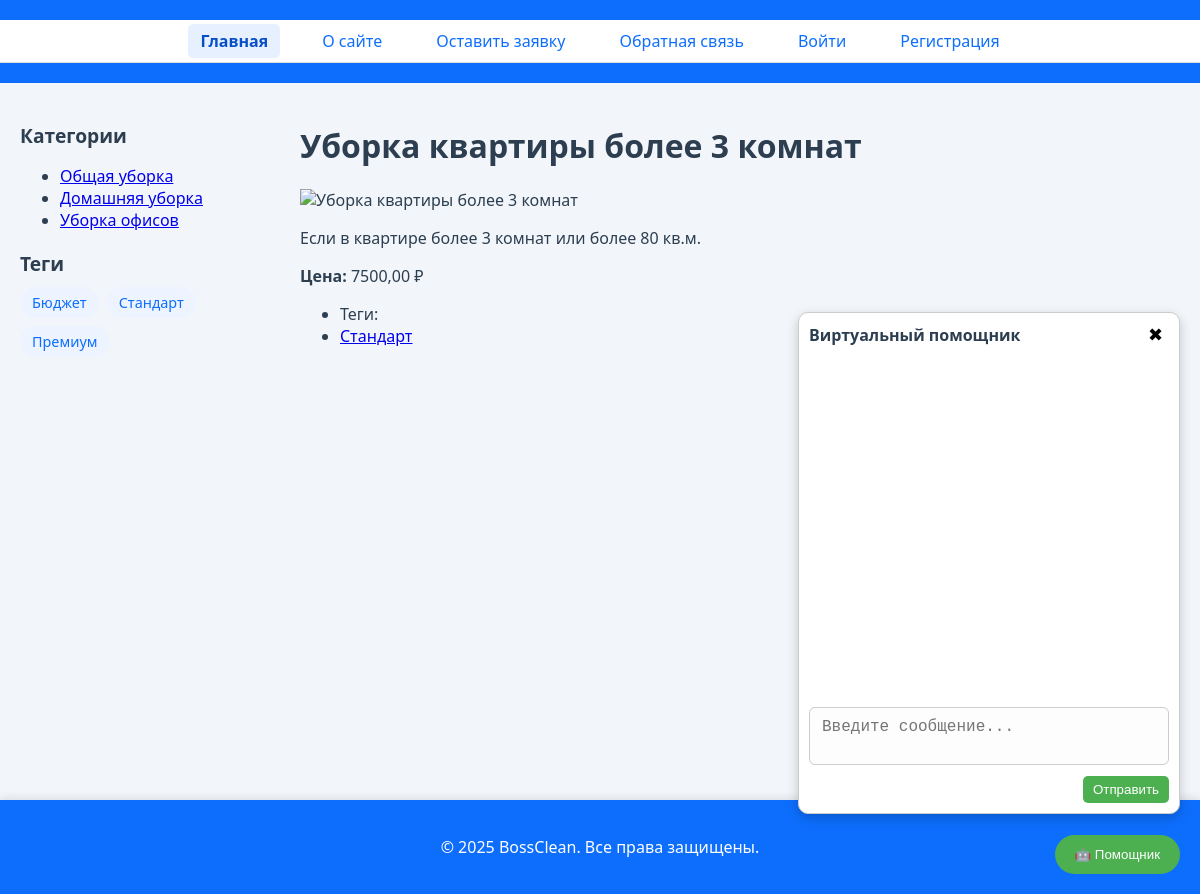
Before: /services/slug-4/ with the older database file.
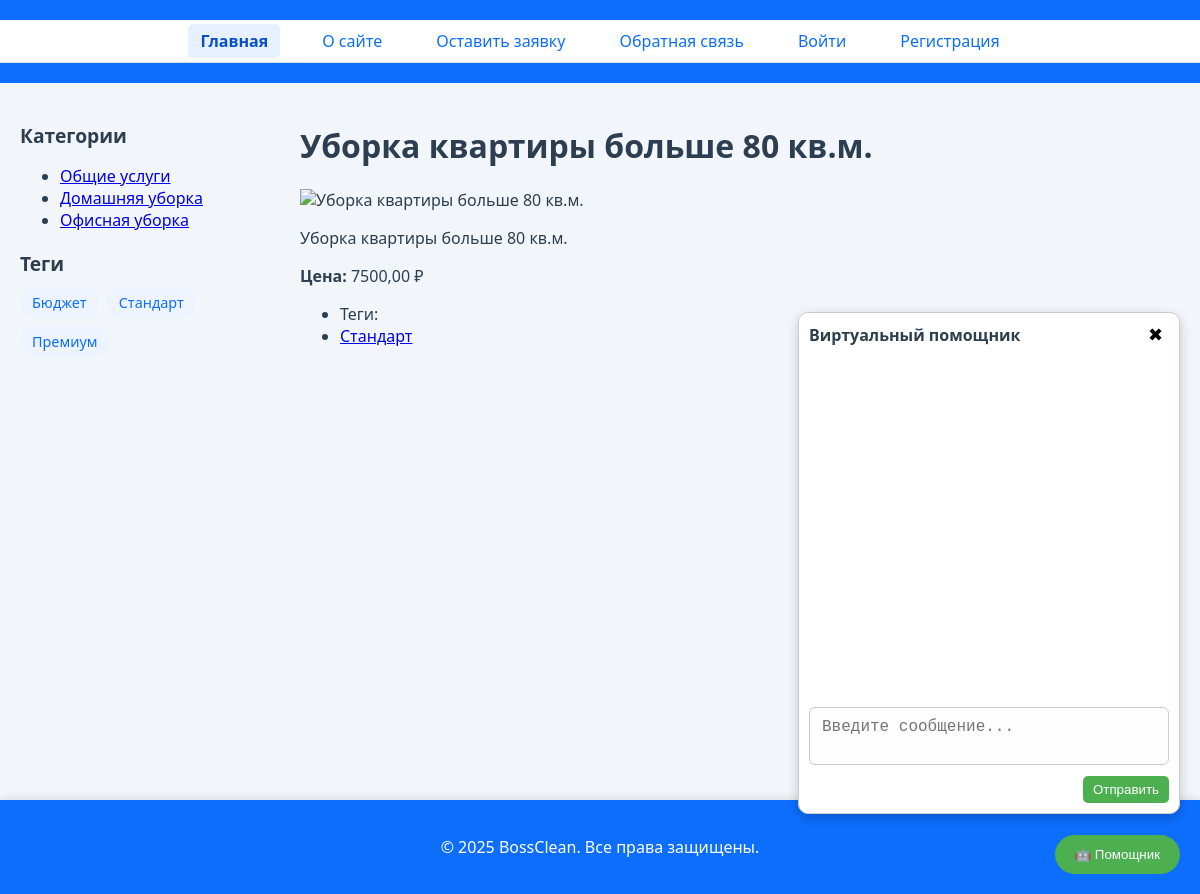
After: the same page with the newer database file.
### places/models.py (models this page shows, shortened)
class ServiceCategory(models.Model):
    name = models.CharField(max_length=100, verbose_name='Название категории')
    slug = models.SlugField(unique=True, verbose_name='URL')
    def get_absolute_url(self):
        return reverse('category', kwargs={'cat_slug': self.slug})
    class Meta:
        verbose_name = 'Категория'
        verbose_name_plural = 'Категории'

class Service(models.Model):
    class Status(models.IntegerChoices):
        DRAFT = 0, 'Черновик'
        PUBLISHED = 1, 'Опубликовано'
    name = models.CharField(max_length=255, verbose_name="Название услуги")
    slug = models.SlugField(max_length=255, unique=False, db_index=True, verbose_name="URL", blank=True)
    description = models.TextField(blank=True, verbose_name="Описание")
    price = models.DecimalField(max_digits=8, decimal_places=2, verbose_name="Цена")
    is_published = models.BooleanField(
        choices=Status.choices,
        default=Status.DRAFT,
        verbose_name="Статус публикации"
    )
    category = models.ForeignKey(ServiceCategory, on_delete=models.CASCADE, default='1', verbose_name='Категория', related_name='posts')
    tags = models.ManyToManyField(TagService, blank=True, related_name='services', verbose_name="Теги")
    image = models.ImageField(upload_to='services/', blank=True, null=True)
    objects = models.Manager()         # стандартный менеджер
    published = PublishedManager()    # пользовательский менеджер
    class Meta:
        verbose_name = 'Услуга'
        verbose_name_plural = 'Услуги'
        ordering = ['-price']
        indexes = [
            models.Index(fields=['-price']),
        ]

### places/views.py (the view)
# urls.py: path('services/<slug:service_slug>/', views.show_service, name='service_detail'),
def show_service(request, service_slug):
    service = get_object_or_404(Service, slug=service_slug)
    data = {
        'title': service.name,
        'service': service,
        'active_page': 'home'
    }
    return render(request, 'places/service.html', data)

### places/models.py (called while the page is built)
    def get_absolute_url(self):
        return reverse('tag', kwargs={'tag_slug': self.slug})

### places/templatetags/cleaning_tags.py (called while the page is built)
@register.inclusion_tag('places/list_categories.html')
def show_categories(cat_selected=0):
    cats = ServiceCategory.objects.all()
    return {"cats": cats, "cat_selected": cat_selected}

@register.inclusion_tag('places/includes/tag_block.html')
def show_all_tags():
    return {"tags": TagService.objects.all()}

### users/context_processors.py (called while the page is built)
def get_main_menu(request):
    return {'mainmenu': menu}

### places/templates/places/service.html
{% extends 'base.html' %}
{% block content %}
    <h1>{{ title }}</h1>
    {% if service.image %}
        <p><img src="{{ service.image.url }}" alt="{{ service.name }}" style="max-width: 400px;"></p>
    {% endif %}
    <p>{{ service.description }}</p>
    <p><strong>Цена:</strong> {{ service.price }} ₽</p>
    {% with service.tags.all as tags %}
        {% if tags %}
            <ul class="tags-list">
                <li>Теги:</li>
                {% for t in tags %}
                    <li><a href="{{ t.get_absolute_url }}">{{ t.tag }}</a></li>
                {% endfor %}
            </ul>
        {% endif %}
    {% endwith %}
{% endblock %}

### places/templates/places/list_categories.html
<ul class="category-list">
    {% for cat in cats %}
        {% if cat.id == cat_selected %}
            <li class="selected">{{ cat.name }}</li>
        {% else %}
            <li><a href="{{ cat.get_absolute_url }}">{{ cat.name }}</a></li>
        {% endif %}
    {% endfor %}
</ul>

Changed rows visible on the page:
changed ServiceCategory: name "Общая уборка" → "Общие услуги"
changed ServiceCategory: name "Уборка офисов" → "Офисная уборка"
changed Service: name "Уборка квартиры более 3 комнат" → "Уборка квартиры больше 80 кв.м."; description "Если в квартире более 3 комнат или более 80 кв.м." → "Уборка квартиры больше 80 кв.м."
